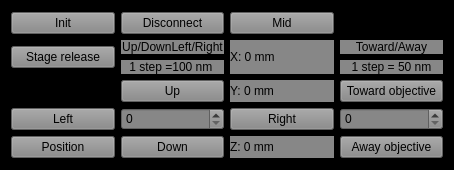
<?xml version="1.0" encoding="UTF-8"?>
<ui version="4.0">
 <class>SMC100Test</class>
 <widget class="QWidget" name="SMC100Test">
  <property name="geometry">
   <rect>
    <x>0</x>
    <y>0</y>
    <width>454</width>
    <height>170</height>
   </rect>
  </property>
  <property name="windowTitle">
   <string>SMC100 Test</string>
  </property>
  <property name="styleSheet">
   <string notr="true">background-color: rgb(0, 0, 0);
selection-color: rgb(170, 170, 255);</string>
  </property>
  <layout class="QGridLayout" name="gridLayout_2">
   <item row="0" column="0">
    <layout class="QGridLayout" name="gridLayout">
     <item row="2" column="1">
      <widget class="QPushButton" name="stage_mup_button">
       <property name="styleSheet">
        <string notr="true">background-color: rgb(135, 135, 135);</string>
       </property>
       <property name="text">
        <string>Up</string>
       </property>
      </widget>
     </item>
     <item row="1" column="1">
      <layout class="QVBoxLayout" name="verticalLayout">
       <item>
        <widget class="QLabel" name="label">
         <property name="styleSheet">
          <string notr="true">background-color: rgb(135, 135, 135);</string>
         </property>
         <property name="text">
          <string>Up/DownLeft/Right</string>
         </property>
         <property name="alignment">
          <set>Qt::AlignCenter</set>
         </property>
        </widget>
       </item>
       <item>
        <widget class="QLabel" name="label_2">
         <property name="styleSheet">
          <string notr="true">background-color: rgb(135, 135, 135);</string>
         </property>
         <property name="text">
          <string>1 step =100 nm </string>
         </property>
         <property name="alignment">
          <set>Qt::AlignCenter</set>
         </property>
        </widget>
       </item>
      </layout>
     </item>
     <item row="3" column="2">
      <widget class="QPushButton" name="stage_mright_button">
       <property name="styleSheet">
        <string notr="true">background-color: rgb(135, 135, 135);</string>
       </property>
       <property name="text">
        <string>Right</string>
       </property>
      </widget>
     </item>
     <item row="3" column="0">
      <widget class="QPushButton" name="stage_mleft_button">
       <property name="styleSheet">
        <string notr="true">background-color: rgb(135, 135, 135);</string>
       </property>
       <property name="text">
        <string>Left</string>
       </property>
      </widget>
     </item>
     <item row="4" column="1">
      <widget class="QPushButton" name="stage_mdown_button">
       <property name="styleSheet">
        <string notr="true">background-color: rgb(135, 135, 135);</string>
       </property>
       <property name="text">
        <string>Down</string>
       </property>
      </widget>
     </item>
     <item row="3" column="3">
      <widget class="QSpinBox" name="zstep_box">
       <property name="styleSheet">
        <string notr="true">background-color: rgb(135, 135, 135);</string>
       </property>
       <property name="maximum">
        <number>9999999</number>
       </property>
       <property name="displayIntegerBase">
        <number>10</number>
       </property>
      </widget>
     </item>
     <item row="3" column="1">
      <widget class="QSpinBox" name="xystep_Box">
       <property name="styleSheet">
        <string notr="true">background-color: rgb(135, 135, 135);</string>
       </property>
       <property name="maximum">
        <number>9999999</number>
       </property>
       <property name="displayIntegerBase">
        <number>10</number>
       </property>
      </widget>
     </item>
     <item row="4" column="0">
      <widget class="QPushButton" name="AskPositionButton">
       <property name="styleSheet">
        <string notr="true">background-color: rgb(135, 135, 135);</string>
       </property>
       <property name="text">
        <string>Position</string>
       </property>
      </widget>
     </item>
     <item row="2" column="3">
      <widget class="QPushButton" name="stage_mtoward_button">
       <property name="styleSheet">
        <string notr="true">background-color: rgb(135, 135, 135);</string>
       </property>
       <property name="text">
        <string>Toward objective</string>
       </property>
      </widget>
     </item>
     <item row="0" column="1">
      <widget class="QPushButton" name="DisconnectButton">
       <property name="styleSheet">
        <string notr="true">background-color: rgb(135, 135, 135);</string>
       </property>
       <property name="text">
        <string>Disconnect</string>
       </property>
      </widget>
     </item>
     <item row="1" column="3">
      <layout class="QVBoxLayout" name="verticalLayout_2">
       <item>
        <widget class="QLabel" name="label_3">
         <property name="layoutDirection">
          <enum>Qt::LeftToRight</enum>
         </property>
         <property name="styleSheet">
          <string notr="true">background-color: rgb(135, 135, 135);</string>
         </property>
         <property name="text">
          <string>Toward/Away</string>
         </property>
         <property name="alignment">
          <set>Qt::AlignCenter</set>
         </property>
        </widget>
       </item>
       <item>
        <widget class="QLabel" name="label_4">
         <property name="styleSheet">
          <string notr="true">background-color: rgb(135, 135, 135);</string>
         </property>
         <property name="text">
          <string>1 step = 50 nm</string>
         </property>
         <property name="alignment">
          <set>Qt::AlignCenter</set>
         </property>
        </widget>
       </item>
      </layout>
     </item>
     <item row="4" column="3">
      <widget class="QPushButton" name="stage_maway_button">
       <property name="styleSheet">
        <string notr="true">background-color: rgb(135, 135, 135);</string>
       </property>
       <property name="text">
        <string>Away objective</string>
       </property>
      </widget>
     </item>
     <item row="0" column="0">
      <widget class="QPushButton" name="InitialiseButton">
       <property name="styleSheet">
        <string notr="true">background-color: rgb(135, 135, 135);</string>
       </property>
       <property name="text">
        <string>Init</string>
       </property>
      </widget>
     </item>
     <item row="0" column="2">
      <widget class="QPushButton" name="stage_mmid_button">
       <property name="styleSheet">
        <string notr="true">background-color: rgb(135, 135, 135);</string>
       </property>
       <property name="text">
        <string>Mid</string>
       </property>
      </widget>
     </item>
     <item row="2" column="2">
      <widget class="QLabel" name="Y_position">
       <property name="styleSheet">
        <string notr="true">background-color: rgb(135, 135, 135);</string>
       </property>
       <property name="text">
        <string>Y: 0 mm</string>
       </property>
      </widget>
     </item>
     <item row="1" column="2">
      <widget class="QLabel" name="X_position">
       <property name="styleSheet">
        <string notr="true">background-color: rgb(135, 135, 135);</string>
       </property>
       <property name="text">
        <string>X: 0 mm</string>
       </property>
      </widget>
     </item>
     <item row="4" column="2">
      <widget class="QLabel" name="Z_position">
       <property name="styleSheet">
        <string notr="true">background-color: rgb(135, 135, 135);</string>
       </property>
       <property name="text">
        <string>Z: 0 mm</string>
       </property>
      </widget>
     </item>
     <item row="1" column="0">
      <widget class="QPushButton" name="stage_release_button">
       <property name="styleSheet">
        <string notr="true">background-color: rgb(135, 135, 135);</string>
       </property>
       <property name="text">
        <string>Stage release</string>
       </property>
      </widget>
     </item>
    </layout>
   </item>
  </layout>
 </widget>
 <resources/>
 <connections/>
</ui>
